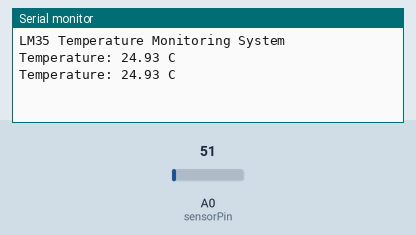
Recording of a sketch running on a simulated Arduino Uno, built with avr-gcc and run on an emulated ATmega328P. Shown: the last lines printed to the serial monitor. The test bench sets the inputs (shaded band); at power-on: A0 (sensorPin) = 51.

Above: at 1.8 s.
1.9 s: A0 (sensorPin) set to 61
At 2.3 s:
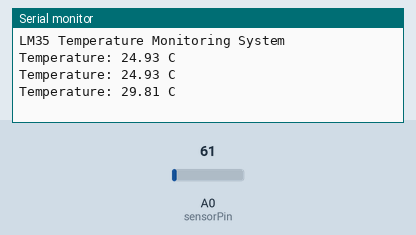
3.4 s: A0 (sensorPin) set to 71
At 4.8 s:
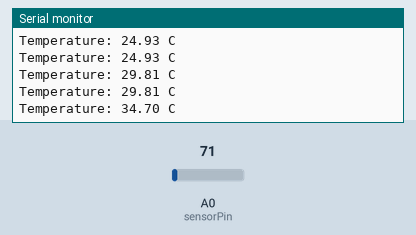
Timing chart, 0 to 6.4 s (numbered marks = the images above; inputs shaded):
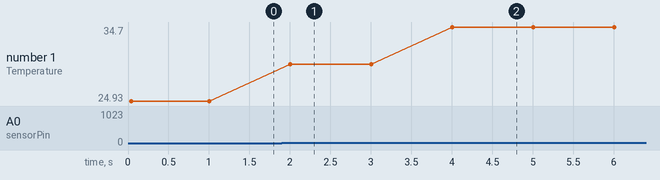

Measured:
- after the input at 1.9 s, the serial monitor: prints a new line after 0.10 s (image 1)
- after the input at 3.4 s, the serial monitor: prints a new line after 0.60 s (image 2)
- plotted number 1: 24.93 → 29.81 after the input at 1.9 s, 29.81 → 34.7 after the input at 3.4 s

The sketch:

Temperature_Sensor.ino
```cpp
const int sensorPin = A0;
void setup() {
Serial.begin(9600);
Serial.println("LM35 Temperature Monitoring System");
}
void loop() {
int sensorValue = analogRead(sensorPin);
float voltage = sensorValue * (5.0 / 1023.0);
float temperatureC = voltage * 100.0;
Serial.print("Temperature: ");
Serial.print(temperatureC);
Serial.println(" C");
delay(1000);
}
```
